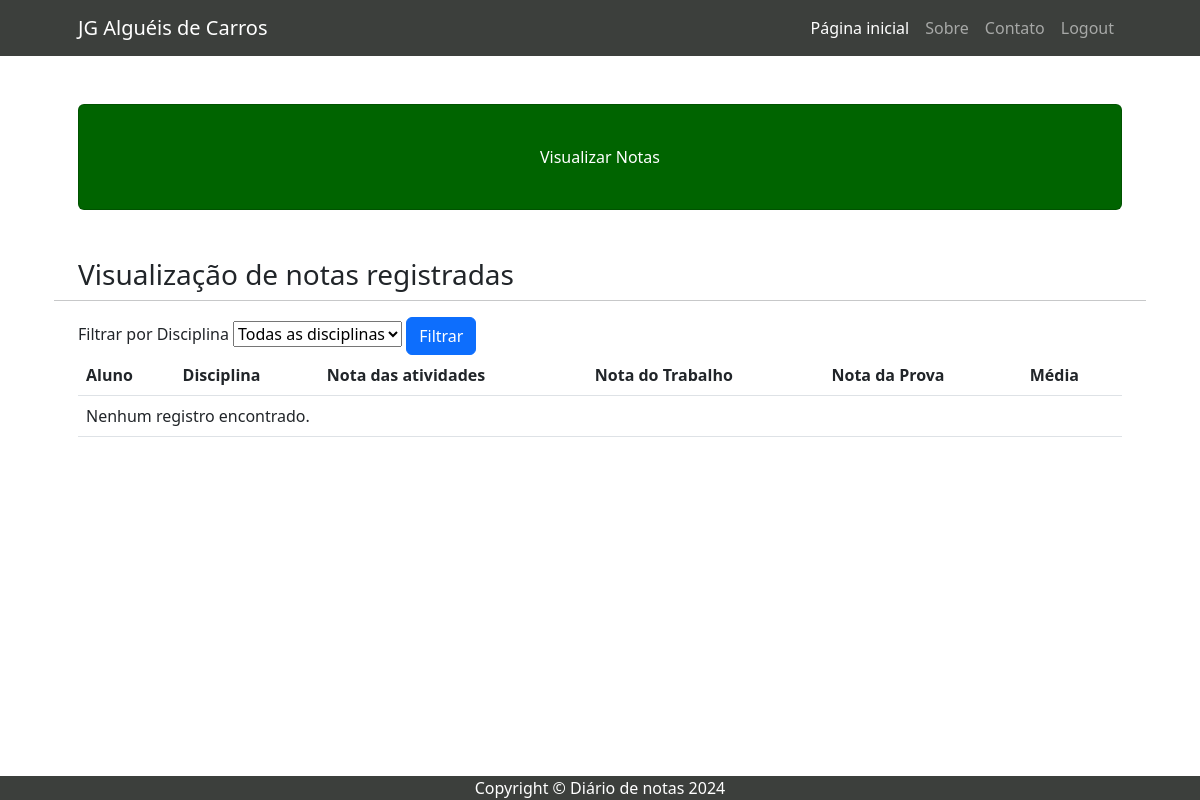
Before: /visualizar/ (signed in) with the older database file.
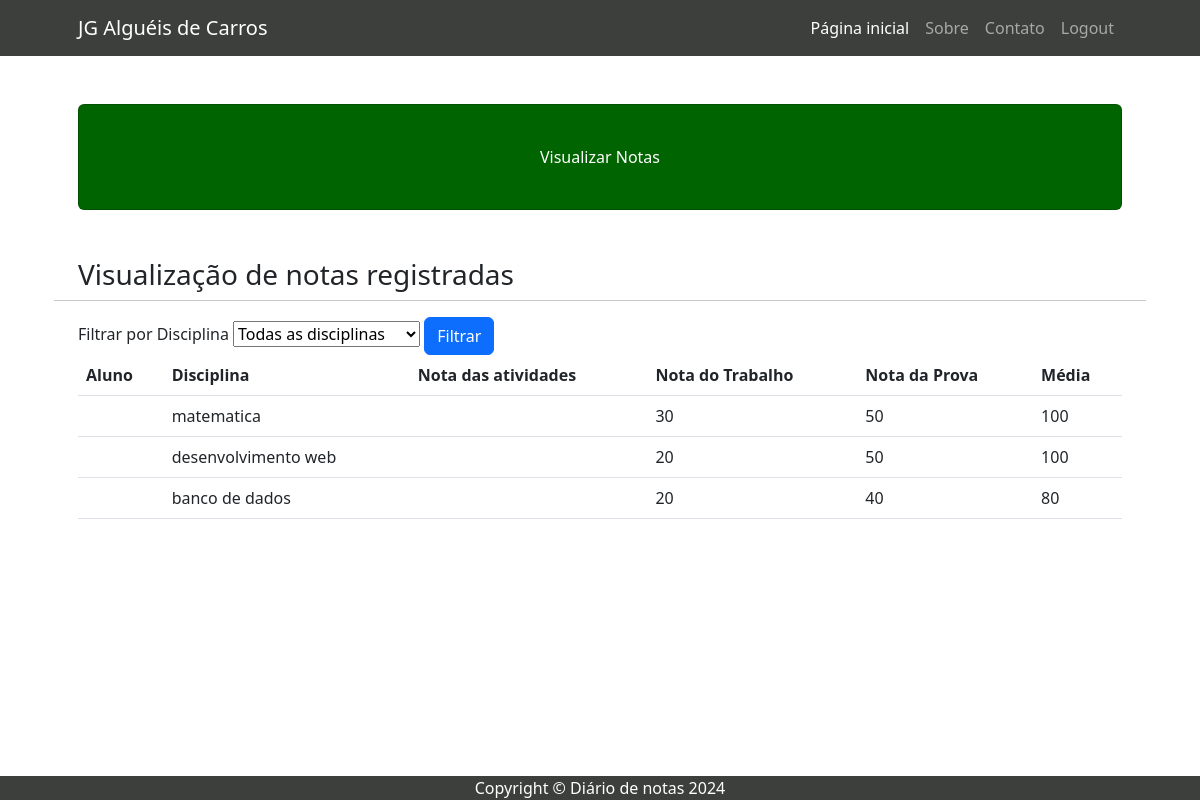
After: the same page with the newer database file.
### usuarios/models.py (models this page shows)
class Nota(models.Model):
    nome_aluno = models.CharField(max_length = 200)
    disciplina = models.CharField(max_length = 200)
    nota_atividade = models.IntegerField(default = 0)
    nota_trabalho = models.IntegerField(default = 0)
    nota_prova = models.IntegerField(default = 0)
    media = models.IntegerField(blank = True, default = 0)

### usuarios/views.py (the view, shortened to what this page needs)
# urls.py: path('visualizar/', views.visualizar, name = 'visualizar'),
def visualizar(request):
    if request.method == "GET":
        if request.user.is_authenticated:
            lista_notas = Nota.objects.all()
            dicionario_notas = {'lista_notas':lista_notas}
            return render(request, 'usuarios/visualizar.html', dicionario_notas)
        else:
            return HttpResponse("Faça o login para acessar!")

### usuarios/templates/usuarios/visualizar.html (shortened to what this page needs)
{% extends 'usuarios/base.html' %}
{% block titulo %}Visualizar Notas{% endblock %}
{% block conteudo %}
<h3>Visualização de notas registradas</h3>
<hr>
<form action = "{% url 'visualizar' %}" method="POST">
    <div class="filter">
        <label for = "disciplinaName">Filtrar por Disciplina</label>
        <select name = 'disciplina'>
            <option>Todas as disciplinas</option>
        </select>
        <button type = "submit" class = "btn btn-primary">Filtrar</button>
    </div>
</form>
<div class = "table-responsive">
    <table class="table table-responsive">
        <tr>
            <th>Aluno</th>
            <th>Disciplina</th>
            <th>Nota das atividades</th>
            <th>Nota do Trabalho</th>
            <th>Nota da Prova</th>
            <th>Média</th>
        </tr>
        {% for campo in lista_notas %}
        <tr>
            <td>{{ user.first_name }}</td>
            <td>{{ campo.disciplina }}</td>
            <td>{{ campo.nota_atividades }}</td>
            <td>{{ campo.nota_trabalho }}</td>
            <td>{{ campo.nota_prova }}</td>
            <td>{{ campo.media }}</td>
        </tr>
        {% empty %}
            <tr>
                <td colspan="6">Nenhum registro encontrado.</td>
            </tr>
        {% endfor %}
    </table>
</div>
{% endblock %}

### usuarios/templates/usuarios/base.html (shortened to what this page needs)
{% load static %}
<!DOCTYPE html>
<html lang="pt-br">
    <head>
        <link href = "{% static 'css/bootstrap.min.css' %}" rel = "stylesheet">
    </head>
    <body>
        <nav class="navbar navbar-expand-lg navbar-dark" style="background-color: #3c3f3c;">
            <div class="container px-5">
                <a class="navbar-brand" href="{% url 'home' %}">JG Alguéis de Carros</a>
                <div class="collapse navbar-collapse" id="navbarSupportedContent">
                    <ul class="navbar-nav ms-auto mb-2 mb-lg-0">
                        <li class="nav-item"><a class="nav-link active" aria-current="page" href="{% url 'home' %}">Página inicial</a></li>
                        <li class="nav-item"><a class="nav-link" href="{% url 'sobre' %}">Sobre</a></li>
                        <li class="nav-item"><a class="nav-link" href="#!">Contato</a></li>
                        <li class="nav-item"><a class="nav-link" href="{% url 'logout' %}">Logout</a></li>
                    </ul>
                </div>
            </div>
        </nav>
        <div class="container px-4 px-lg-5">
            <div class="card text-white my-5 py-4 text-center" style = "background-color: #006400;">
                <div class="card-body"><p class="text-white m-0">{% block titulo %}Seja bem-vindo ao portal de notas, aqui você encotrará todos os dados das suas disciplinas{% endblock %}</p></div>
            </div>
            <div class="row gx-4 gx-lg-5">
                {% block conteudo %}{% endblock %}
            </div>
        </div>
        <footer class="fixed-bottom" style = "background-color: #3c3f3c;">
            <div class="container px-4 px-lg-5"><p class="m-0 text-center text-white">Copyright &copy; Diário de notas 2024</p></div>
        </footer>
    </body>
</html>

Changed rows visible on the page:
added Nota: disciplina "matematica", nota_trabalho "30", nota_prova "50", media "100"
added Nota: disciplina "desenvolvimento web", nota_trabalho "20", nota_prova "50", media "100"
added Nota: disciplina "banco de dados", nota_trabalho "20", nota_prova "40", media "80"
Other visible differences:
text no longer shown: "Nenhum registro encontrado."
